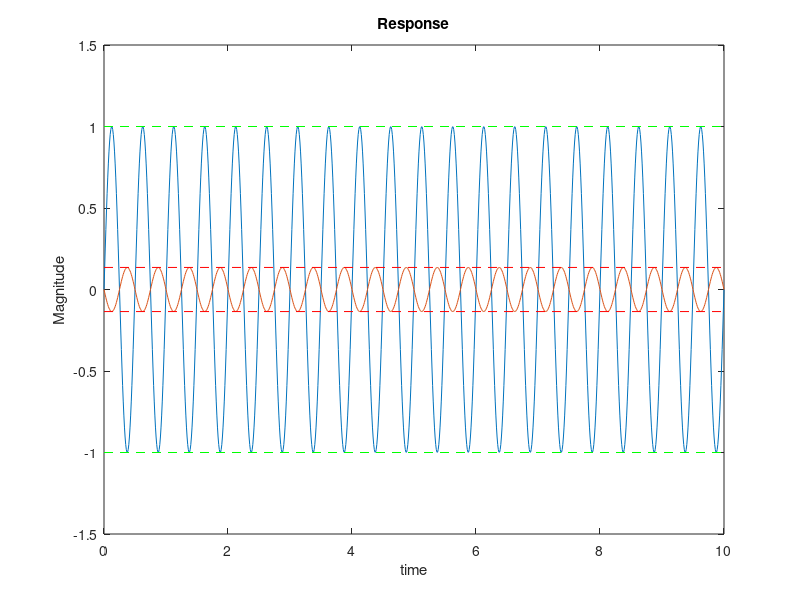

The MATLAB source for this figure:

clear all;
close all;


x = 0:20;
MagH = exp(-0.1.*x);
PhaseH = pi*exp(-0.1.*x);
%MagH = [1 0.95 0.9 0.8 0.7 0.6 0.65 0.5 0.4 0.45, 0.1];

Ts = 0.01;
t = 0:Ts:10;
T=10;
ind=1;
for k=0:(length(MagH)-1)
    theta = 2*pi*t*k/T;
    yIn = sin(theta);
    yOut = MagH(k+1).*sin(theta + PhaseH(length(PhaseH)-(k)) );
    plot(t, yIn, t, yOut);axis([0 10 -1.5 1.5]);title('Response');xlabel('time');ylabel('Magnitude');
    
    %Maker line for input
    line([0 10], [MagH(k+1) MagH(k+1)], 'Color', 'r', 'LineStyle', '--');
    line([0 10], [-MagH(k+1) -MagH(k+1)], 'Color', 'r', 'LineStyle', '--');
    
    
    %Maker line for output
    line([0 10], [1 1], 'Color', 'g', 'LineStyle', '--');
    line([0 10], [-1 -1], 'Color', 'g', 'LineStyle', '--');
    pause(0.3);
%     movieVector(ind)=getframe(1);
%     ind=ind+1;
    
end;

% myWriter = VideoWriter('FrequencyResponse', 'MPEG-4');
% myWriter.FrameRate = 1;
% open(myWriter);
% writeVideo(myWriter, movieVector);
% close(myWriter);
